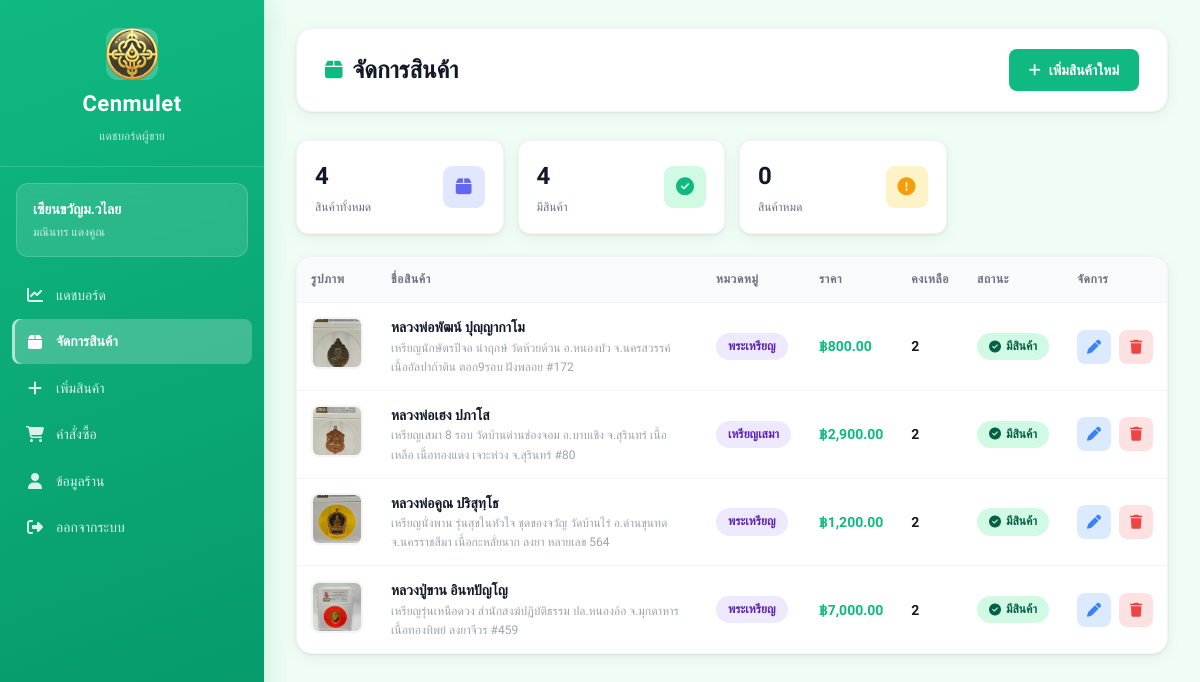
Page /views/seller/products.php (signed in) on the earlier database version.
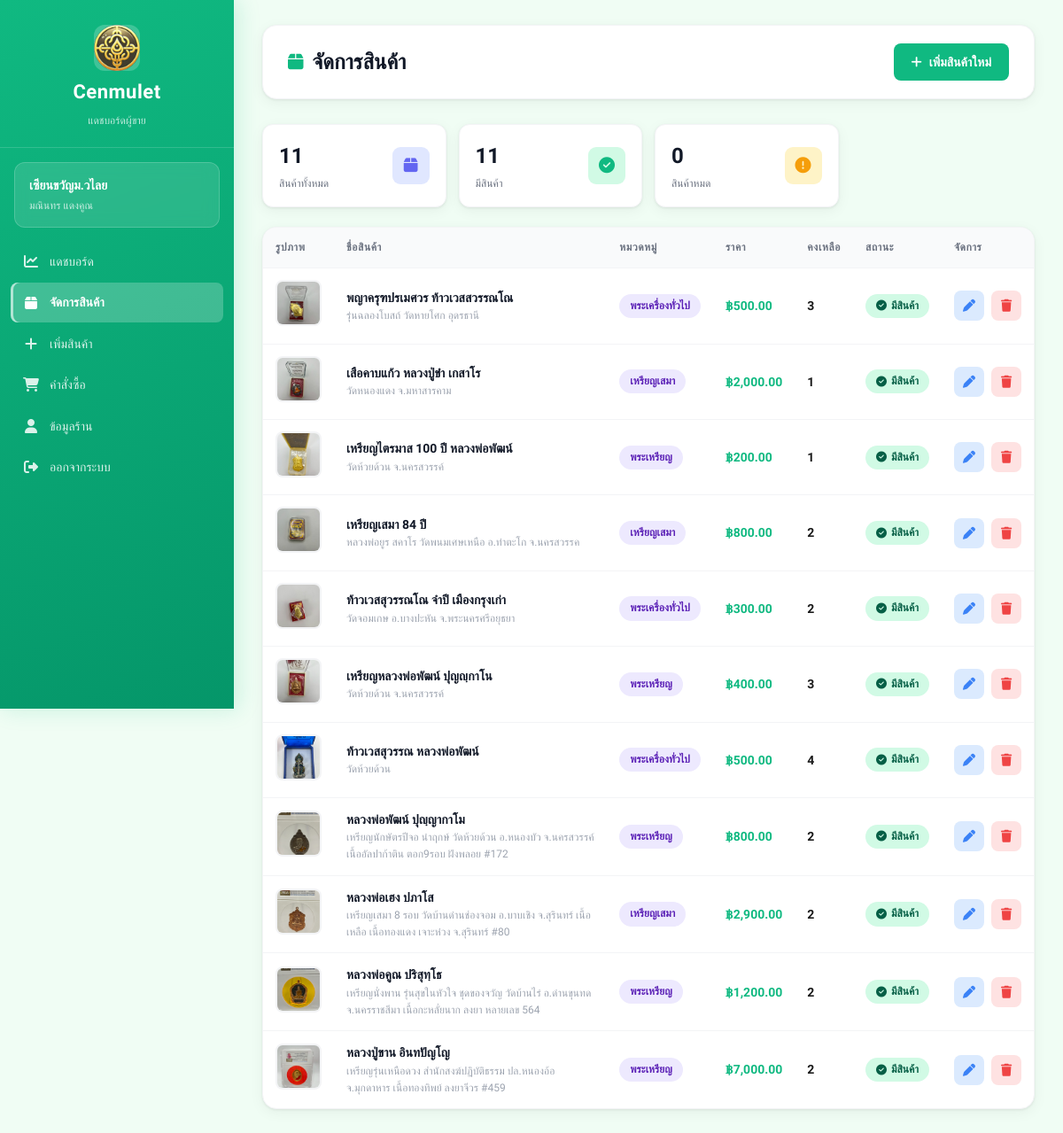
Same page on the later database version.
### tables this page shows
CREATE TABLE amulets (
    id INTEGER PRIMARY KEY AUTOINCREMENT,
    amulet_name TEXT,
    source TEXT,
    quantity INTEGER,
    price REAL,
    image TEXT,
    sellerId INTEGER,
    categoryId INTEGER,
    FOREIGN KEY (sellerId) REFERENCES sellers(id),
    FOREIGN KEY (categoryId) REFERENCES categories(id)
);

CREATE TABLE categories (
    id INTEGER PRIMARY KEY AUTOINCREMENT,
    category_name TEXT
);

### views/seller/products.php (the view, shortened to what the changed rows need)
<?php
require_once __DIR__ . "/../../config/db.php";
$seller_id = $_SESSION['user_id'];
try {
    $stmt = $db->prepare("
        SELECT a.*, c.category_name
        FROM amulets a
        LEFT JOIN categories c ON a.categoryId = c.id
        WHERE a.sellerId = :seller_id
        ORDER BY a.id DESC
    ");
    $stmt->execute([':seller_id' => $seller_id]);
    $products = $stmt->fetchAll(PDO::FETCH_ASSOC);
} catch (PDOException $e) {
    die("Error: " . $e->getMessage());
}
?>
<!DOCTYPE html>
<html lang="th">
<head>
    <link rel="stylesheet" href="/public/css/dashboard.css">
    <link rel="stylesheet" href="https://cdnjs.cloudflare.com/ajax/libs/font-awesome/6.5.1/css/all.min.css">
</head>
<body>
<div class="dashboard-container">
    <aside class="sidebar">
        <div class="sidebar-header">
            <h2>Cenmulet</h2>
        </div>
    </aside>
    <main class="main-content">
        <div class="top-bar">
            <h1><i class="fa-solid fa-box"></i> จัดการสินค้า</h1>
        </div>
        <div class="stats-mini" style="margin-bottom:22px">
            <?php
            $total  = count($products);
            $inStock  = 0; foreach ($products as $p) { if ($p['quantity'] > 0) $inStock++; }
            ?>
            <div class="stat-mini">
                <div><div class="stat-mini-value"><?php echo $total; ?></div><div class="stat-mini-label">สินค้าทั้งหมด</div></div>
            </div>
            <div class="stat-mini">
                <div><div class="stat-mini-value"><?php echo $inStock; ?></div><div class="stat-mini-label">มีสินค้า</div></div>
            </div>
        </div>
        <div class="card">
            <div class="table-wrapper">
                <?php if (count($products) > 0): ?>
                <table>
                    <thead>
                        <tr>
                            <th>รูปภาพ</th>
                            <th>ชื่อสินค้า</th>
                            <th>หมวดหมู่</th>
                            <th>ราคา</th>
                            <th>คงเหลือ</th>
                            <th>สถานะ</th>
                            <th>จัดการ</th>
                        </tr>
                    </thead>
                    <tbody>
                    <?php foreach ($products as $p): ?>
                        <tr>
                            <td>
                                <?php if ($p['image']): ?>
                                <img src="/uploads/amulets/<?php echo htmlspecialchars($p['image']); ?>"
                                     class="product-img" alt="">
                                <?php else: ?>
                                <div class="no-image"><i class="fa-solid fa-image"></i></div>
                                <?php endif; ?>
                            </td>
                            <td>
                                <strong><?php echo htmlspecialchars($p['amulet_name']); ?></strong>
                                <?php if ($p['source']): ?>
                                <div style="font-size:12px;color:#9ca3af"><?php echo htmlspecialchars($p['source']); ?></div>
                                <?php endif; ?>
                            </td>
                            <td>
                                <span class="badge badge-purple">
                                    <?php echo htmlspecialchars($p['category_name'] ?? '-'); ?>
                                </span>
                            </td>
                            <td><strong style="color:#10b981">฿<?php echo number_format($p['price'], 2); ?></strong></td>
                            <td>
                                <span style="font-weight:600;color:<?php echo $p['quantity'] > 0 ? '#1a1a1a' : '#ef4444'; ?>">
                                    <?php echo number_format($p['quantity']); ?>
                                </span>
                            </td>
                            <td>
                                <?php if ($p['quantity'] > 0): ?>
                                <span class="badge badge-success"><i class="fa-solid fa-circle-check"></i> มีสินค้า</span>
                                <?php else: ?>
                                <span class="badge badge-warning"><i class="fa-solid fa-circle-exclamation"></i> สินค้าหมด</span>
                                <?php endif; ?>
                            </td>
                            <td>
                                <div class="action-buttons">
                                    <a href="/views/seller/edit_product.php?id=<?php echo $p['id']; ?>"
                                       class="btn-icon edit" title="แก้ไข">
                                        <i class="fa-solid fa-pen"></i>
                                    </a>
                                    <a href="/seller/delete_product_process.php?id=<?php echo $p['id']; ?>"
                                       class="btn-icon delete" title="ลบ"
                                       onclick="return confirm('ลบสินค้า \'<?php echo htmlspecialchars(addslashes($p['amulet_name'])); ?>\' ?')">
                                        <i class="fa-solid fa-trash"></i>
                                    </a>
                                </div>
                            </td>
                        </tr>
                    <?php endforeach; ?>
                    </tbody>
                </table>
                <?php endif; ?>
            </div>
        </div>
    </main>
</div>
</body>
</html>

Differences in the rows shown:
added amulets: image (picture), amulet_name "พญาครุฑปรเมศวร ท้าวเวสสวรรณโณ", source "รุ่นฉลองโบสถ์ วัดหายโศก อุดรธานี", categoryId.category_name "พระเครื่องทั่วไป", price "500.00", quantity "3", shows "มีสินค้า"
added amulets: image (picture), amulet_name "เสือคาบแก้ว หลวงปู่ขำ เกสาโร", source "วัดหนองแดง จ.มหาสารคาม", categoryId.category_name "เหรียญเสมา", price "2,000.00", quantity "1", shows "มีสินค้า"
added amulets: image (picture), amulet_name "เหรียญไตรมาส 100 ปี หลวงพ่อพัฒน์", source "วัดห้วยด้วน จ.นครสวรรค์", categoryId.category_name "พระเหรียญ", price "200.00", quantity "1", shows "มีสินค้า"
added amulets: image (picture), amulet_name "เหรียญเสมา 84 ปี", source "หลวงพ่อยูร สคาโร วัดพนมเศษเหนือ อ.ท่าตะโก จ.นครสวรรค", categoryId.category_name "เหรียญเสมา", price "800.00", quantity "2", shows "มีสินค้า"
added amulets: image (picture), amulet_name "ท้าวเวสสุวรรณโณ จำปี เมืองกรุงเก่า", source "วัดจอมเกษ อ.บางปะหัน จ.พระนครศรีอยุธยา", categoryId.category_name "พระเครื่องทั่วไป", price "300.00", quantity "2", shows "มีสินค้า"
added amulets: image (picture), amulet_name "เหรียญหลวงพ่อพัฒน์ ปุญญฺกาโน", source "วัดห้วยด้วน จ.นครสวรรค์", categoryId.category_name "พระเหรียญ", price "400.00", quantity "3", shows "มีสินค้า"
added amulets: image (picture), amulet_name "ท้าวเวสสุวรรณ หลวงพ่อพัฒน์", source "วัดห้วยด้วน", categoryId.category_name "พระเครื่องทั่วไป", price "500.00", quantity "4", shows "มีสินค้า"
Other differences:
$total: "4" → "11"
$inStock: "4" → "11"
